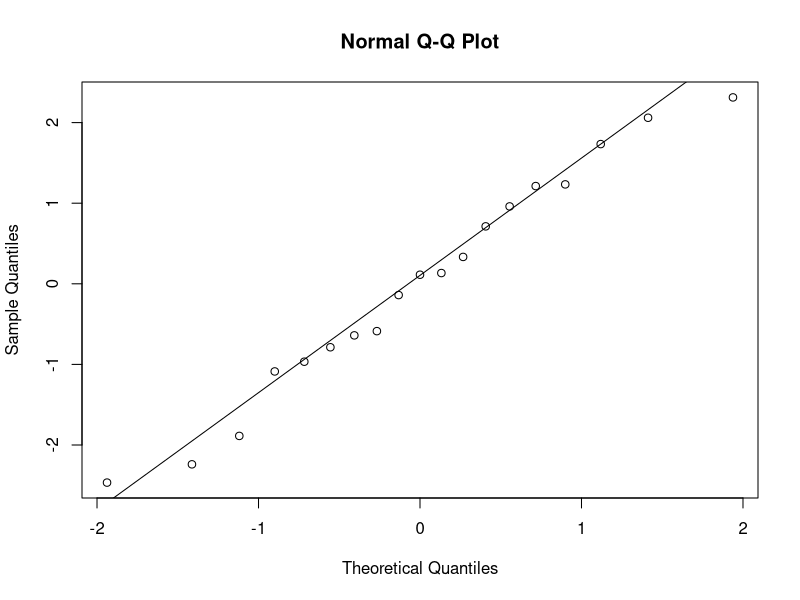
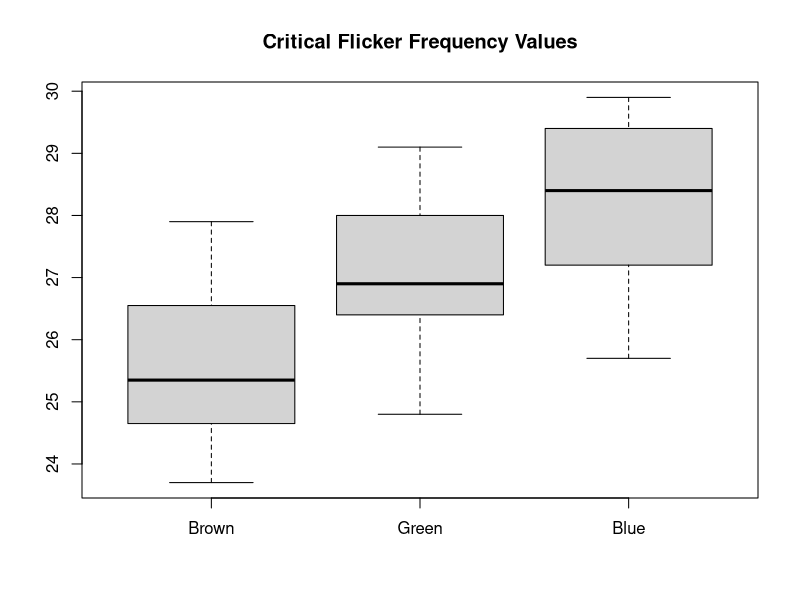

The R source for these figures, in order:
# Chapter 10 Supplementary Exercise Question 42
# Data Declaration
brown = c(26.8, 27.9, 23.7, 25.0, 26.3, 24.8, 25.7, 24.5)
green = c(26.4, 24.8, 28.0, 26.9, 29.1)
blue = c(25.7, 27.2, 29.9, 28.5, 29.4, 28.3)

# Assumption Checking
sds = c(sd(brown),sd(green),sd(blue))
max(sds)/min(sds)
width_check = c(brown-mean(brown),green-mean(green),blue-mean(blue))
qqnorm(width_check)
qqline(width_check)

# ANOVA
width = c(brown, green, blue)
colour = c(rep("brown", 8), rep("green",5), rep("blue", 6))
data = data.frame(width, colour)
results = aov(width~colour,data=data)
summary(results)
pairwise.t.test(width,colour,p.adjust.method = "bonferroni",pool.sd=F)

# Plots
boxplot(brown,green,blue,names=c("Brown","Green","Blue"),main="Critical Flicker Frequency Values")

# Using five number summary to confirm that the median of the green iris colour group
# is between the median of brown and blue iris colour groups
fivenum(brown)
fivenum(green)
fivenum(blue)
